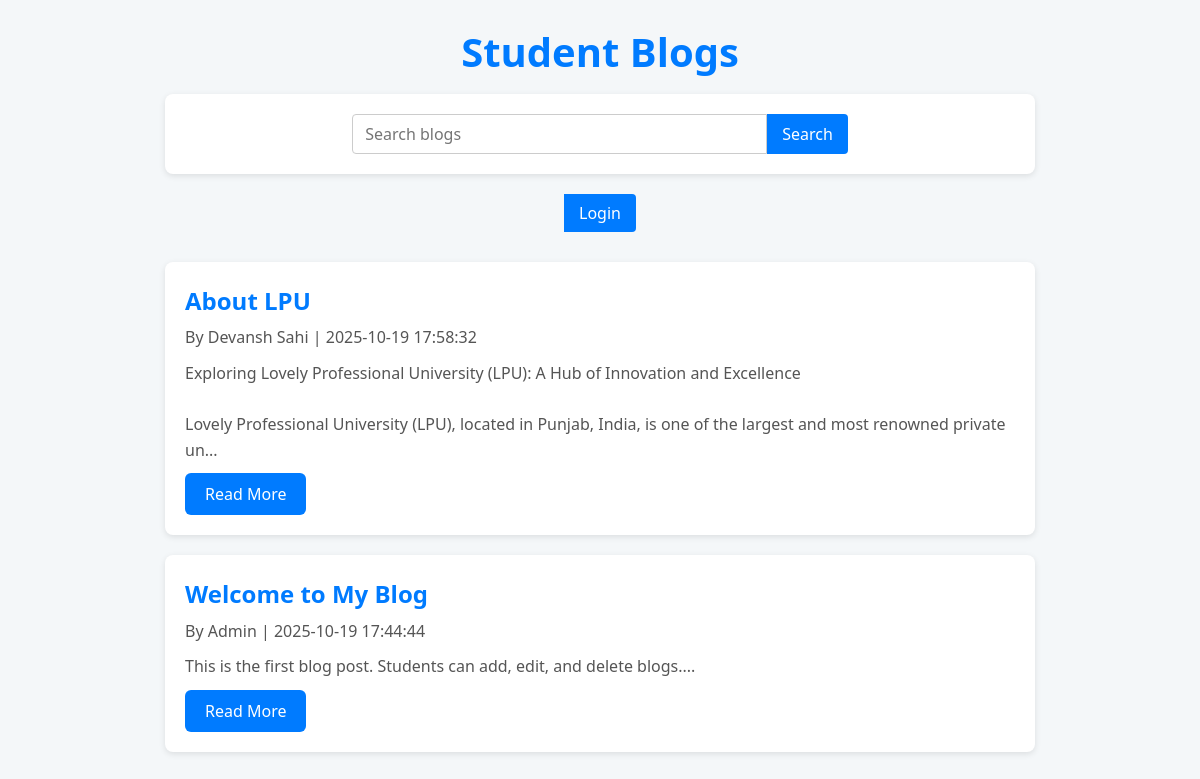
The page / on the database its author committed.
### tables this page shows
CREATE TABLE IF NOT EXISTS `blogs` (
  `id` int NOT NULL AUTO_INCREMENT,
  `title` varchar(255) NOT NULL,
  `content` text NOT NULL,
  `author` varchar(100) NOT NULL,
  `created_at` datetime DEFAULT CURRENT_TIMESTAMP,
  `updated_at` datetime DEFAULT CURRENT_TIMESTAMP ON UPDATE CURRENT_TIMESTAMP,
  PRIMARY KEY (`id`)
);

### index.php (the view, shortened to what this page needs)
<?php
require 'db.php';
$current_user = $_SESSION['username'] ?? '';
$result = $conn->query("SELECT * FROM blogs ORDER BY created_at DESC");
?>
<!DOCTYPE html>
<html lang="en">
<head>
    <link rel="stylesheet" href="styles.css">
</head>
<body>
<div class="container">
    <header>
        <h1>Student Blogs</h1>
        <form method="GET" action="search.php">
            <input type="text" name="q" id="search-bar" placeholder="Search blogs">
            <button type="submit" id="search">Search</button>
        </form>
        <?php if($current_user): ?>
            <a href="logout.php"><button>Logout (<?= htmlspecialchars($current_user) ?>)</button></a>
        <?php else: ?>
            <a href="login.php"><button>Login</button></a>
        <?php endif; ?>
    </header>
    <?php if($result->num_rows > 0): ?>
        <?php while($row = $result->fetch_assoc()): ?>
            <div class="blog-card">
                <h2><a href="blog.php?id=<?= $row['id'] ?>"><?= htmlspecialchars($row['title']) ?></a></h2>
                <p>By <?= htmlspecialchars($row['author']) ?> | <?= $row['created_at'] ?></p>
                <p><?= nl2br(htmlspecialchars(substr($row['content'], 0, 200))) ?>...</p>
                <a href="blog.php?id=<?= $row['id'] ?>"><button>Read More</button></a>
            </div>
        <?php endwhile; ?>
    <?php else: ?>
        <p>No blogs found.</p>
    <?php endif; ?>
</div>
</body>
</html>

### styles.css (style rules this page uses)
* { margin: 0; padding: 0; box-sizing: border-box; font-family: 'Segoe UI', Tahoma, Geneva, Verdana, sans-serif; }
body { background-color: #f4f7f9; color: #333; line-height: 1.6; }
.container { max-width: 900px; margin: 20px auto; padding: 0 15px; }
header { text-align: center; margin-bottom: 30px; }
header h1 { font-size: 2.5em; color: #007BFF; margin-bottom: 10px; }
header form { display: flex; justify-content: center; margin-top: 10px; }
header input[type="text"] { width: 50%; padding: 8px 12px; border: 1px solid #ccc; border-radius: 4px 0 0 4px; outline: none; }
header button { padding: 8px 15px; border: none; background-color: #007BFF; color: white; border-radius: 0 4px 4px 0; cursor: pointer; }
.blog-card { background: #fff; border-radius: 8px; padding: 20px; margin-bottom: 20px; box-shadow: 0 2px 6px rgba(0,0,0,0.1); transition: transform 0.2s, box-shadow 0.2s; }
.blog-card h2 { color: #007BFF; margin-bottom: 5px; }
.blog-card p { color: #555; margin-bottom: 10px; }
.blog-card a { text-decoration: none; color: #007BFF; margin-right: 10px; }
form { background: #fff; padding: 20px; border-radius: 8px; margin-bottom: 20px; box-shadow: 0 2px 6px rgba(0,0,0,0.1); }
input[type="text"], textarea { width: 100%; padding: 10px; border: 1px solid #ccc; border-radius: 6px; outline: none; font-size: 1em; }
button { padding: 10px 20px; border: none; background-color: #007BFF; color: white; border-radius: 6px; cursor: pointer; font-size: 1em; }
input, textarea { width: 100%; padding: 10px; border: 1px solid #ccc; border-radius: 6px; outline: none; font-size: 1em; }

### rows shown on the page
blogs: title "About LPU", author "Devansh Sahi", created_at "2025-10-19 17:58:32", content "Exploring Lovely Professional University (LPU): A Hub of Innovation and Excellence Lovely Professional University (LPU), located in Punjab, India, is one of the largest and most renowned private un"
blogs: title "Welcome to My Blog", author "Admin", created_at "2025-10-19 17:44:44", content "This is the first blog post. Students can add, edit, and delete blogs."
